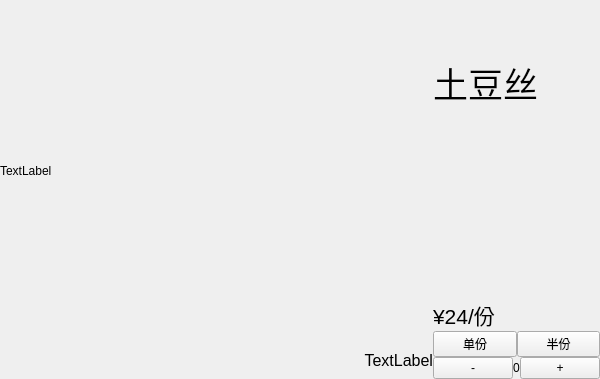
<?xml version="1.0" encoding="UTF-8"?>
<ui version="4.0">
 <class>FoodForm</class>
 <widget class="QWidget" name="FoodForm">
  <property name="geometry">
   <rect>
    <x>0</x>
    <y>0</y>
    <width>600</width>
    <height>379</height>
   </rect>
  </property>
  <property name="minimumSize">
   <size>
    <width>600</width>
    <height>370</height>
   </size>
  </property>
  <property name="maximumSize">
   <size>
    <width>8888888</width>
    <height>8888888</height>
   </size>
  </property>
  <property name="windowTitle">
   <string>Form</string>
  </property>
  <layout class="QHBoxLayout" name="horizontalLayout_3">
   <property name="spacing">
    <number>0</number>
   </property>
   <property name="leftMargin">
    <number>0</number>
   </property>
   <property name="topMargin">
    <number>0</number>
   </property>
   <property name="rightMargin">
    <number>0</number>
   </property>
   <property name="bottomMargin">
    <number>0</number>
   </property>
   <item>
    <layout class="QVBoxLayout" name="verticalLayout">
     <property name="spacing">
      <number>0</number>
     </property>
     <item>
      <widget class="QLabel" name="foodPic">
       <property name="sizePolicy">
        <sizepolicy hsizetype="Expanding" vsizetype="Expanding">
         <horstretch>0</horstretch>
         <verstretch>0</verstretch>
        </sizepolicy>
       </property>
       <property name="text">
        <string>TextLabel</string>
       </property>
      </widget>
     </item>
     <item>
      <widget class="QLabel" name="foodInfo">
       <property name="minimumSize">
        <size>
         <width>0</width>
         <height>37</height>
        </size>
       </property>
       <property name="font">
        <font>
         <family>Arial</family>
         <pointsize>12</pointsize>
        </font>
       </property>
       <property name="text">
        <string>TextLabel</string>
       </property>
       <property name="alignment">
        <set>Qt::AlignRight|Qt::AlignTrailing|Qt::AlignVCenter</set>
       </property>
      </widget>
     </item>
    </layout>
   </item>
   <item>
    <layout class="QVBoxLayout" name="verticalLayout_3">
     <item>
      <layout class="QVBoxLayout" name="verticalLayout_2">
       <item>
        <widget class="QLabel" name="foodName">
         <property name="font">
          <font>
           <family>Arial</family>
           <pointsize>26</pointsize>
          </font>
         </property>
         <property name="text">
          <string>土豆丝</string>
         </property>
        </widget>
       </item>
       <item>
        <widget class="QLabel" name="foodPrice">
         <property name="font">
          <font>
           <family>Arial</family>
           <pointsize>16</pointsize>
          </font>
         </property>
         <property name="text">
          <string>¥24/份</string>
         </property>
         <property name="alignment">
          <set>Qt::AlignBottom|Qt::AlignLeading|Qt::AlignLeft</set>
         </property>
        </widget>
       </item>
      </layout>
     </item>
     <item>
      <layout class="QHBoxLayout" name="horizontalLayout">
       <item>
        <widget class="QPushButton" name="singleButton">
         <property name="text">
          <string>单份</string>
         </property>
        </widget>
       </item>
       <item>
        <widget class="QPushButton" name="halfButton">
         <property name="text">
          <string>半份</string>
         </property>
        </widget>
       </item>
      </layout>
     </item>
     <item>
      <layout class="QHBoxLayout" name="horizontalLayout_2">
       <item>
        <widget class="QPushButton" name="delButton">
         <property name="text">
          <string>-</string>
         </property>
        </widget>
       </item>
       <item>
        <widget class="QLabel" name="foodNum">
         <property name="text">
          <string>0</string>
         </property>
         <property name="alignment">
          <set>Qt::AlignCenter</set>
         </property>
        </widget>
       </item>
       <item>
        <widget class="QPushButton" name="delButton_2">
         <property name="text">
          <string>+</string>
         </property>
        </widget>
       </item>
      </layout>
     </item>
    </layout>
   </item>
  </layout>
 </widget>
 <resources/>
 <connections/>
</ui>
